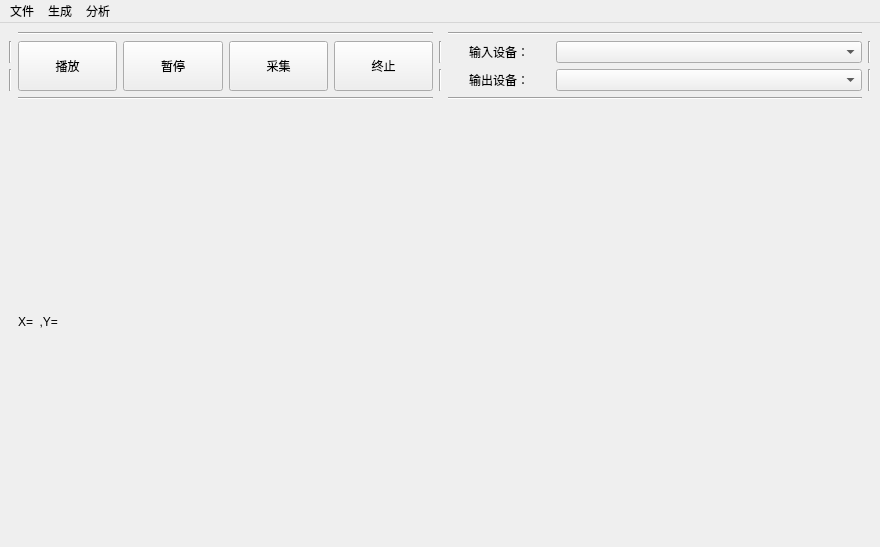
<?xml version="1.0" encoding="UTF-8"?>
<ui version="4.0">
 <class>MainWindow</class>
 <widget class="QMainWindow" name="MainWindow">
  <property name="geometry">
   <rect>
    <x>0</x>
    <y>0</y>
    <width>880</width>
    <height>547</height>
   </rect>
  </property>
  <property name="windowTitle">
   <string>声音信号处理软件</string>
  </property>
  <widget class="QWidget" name="centralwidget">
   <layout class="QGridLayout" name="gridLayout" rowstretch="0,0,0,0,0" columnstretch="0,0,0,0,0">
    <property name="sizeConstraint">
     <enum>QLayout::SetMinAndMaxSize</enum>
    </property>
    <property name="leftMargin">
     <number>9</number>
    </property>
    <item row="2" column="0">
     <widget class="Line" name="line_8">
      <property name="orientation">
       <enum>Qt::Vertical</enum>
      </property>
     </widget>
    </item>
    <item row="3" column="1">
     <widget class="Line" name="line_3">
      <property name="orientation">
       <enum>Qt::Horizontal</enum>
      </property>
     </widget>
    </item>
    <item row="2" column="4">
     <widget class="Line" name="line_11">
      <property name="orientation">
       <enum>Qt::Vertical</enum>
      </property>
     </widget>
    </item>
    <item row="1" column="1" rowspan="2">
     <layout class="QHBoxLayout" name="layout_button">
      <property name="sizeConstraint">
       <enum>QLayout::SetDefaultConstraint</enum>
      </property>
      <property name="bottomMargin">
       <number>0</number>
      </property>
      <item>
       <widget class="QPushButton" name="button_play">
        <property name="sizePolicy">
         <sizepolicy hsizetype="Expanding" vsizetype="Expanding">
          <horstretch>0</horstretch>
          <verstretch>0</verstretch>
         </sizepolicy>
        </property>
        <property name="text">
         <string>播放</string>
        </property>
       </widget>
      </item>
      <item>
       <widget class="QPushButton" name="button_stop">
        <property name="sizePolicy">
         <sizepolicy hsizetype="Expanding" vsizetype="Expanding">
          <horstretch>0</horstretch>
          <verstretch>0</verstretch>
         </sizepolicy>
        </property>
        <property name="text">
         <string>暂停</string>
        </property>
       </widget>
      </item>
      <item>
       <widget class="QPushButton" name="button_record">
        <property name="sizePolicy">
         <sizepolicy hsizetype="Expanding" vsizetype="Expanding">
          <horstretch>0</horstretch>
          <verstretch>0</verstretch>
         </sizepolicy>
        </property>
        <property name="text">
         <string>采集</string>
        </property>
       </widget>
      </item>
      <item>
       <widget class="QPushButton" name="button_end">
        <property name="sizePolicy">
         <sizepolicy hsizetype="Expanding" vsizetype="Expanding">
          <horstretch>0</horstretch>
          <verstretch>0</verstretch>
         </sizepolicy>
        </property>
        <property name="text">
         <string>终止</string>
        </property>
       </widget>
      </item>
     </layout>
    </item>
    <item row="2" column="3">
     <layout class="QHBoxLayout" name="layout_output_device" stretch="1,3">
      <item>
       <widget class="QLabel" name="output_label">
        <property name="sizePolicy">
         <sizepolicy hsizetype="Preferred" vsizetype="Preferred">
          <horstretch>0</horstretch>
          <verstretch>0</verstretch>
         </sizepolicy>
        </property>
        <property name="text">
         <string>输出设备：</string>
        </property>
        <property name="alignment">
         <set>Qt::AlignCenter</set>
        </property>
       </widget>
      </item>
      <item>
       <widget class="QComboBox" name="output_device"/>
      </item>
     </layout>
    </item>
    <item row="0" column="3">
     <widget class="Line" name="line">
      <property name="orientation">
       <enum>Qt::Horizontal</enum>
      </property>
     </widget>
    </item>
    <item row="0" column="1">
     <widget class="Line" name="line_2">
      <property name="orientation">
       <enum>Qt::Horizontal</enum>
      </property>
     </widget>
    </item>
    <item row="3" column="3">
     <widget class="Line" name="line_4">
      <property name="orientation">
       <enum>Qt::Horizontal</enum>
      </property>
     </widget>
    </item>
    <item row="1" column="4">
     <widget class="Line" name="line_10">
      <property name="orientation">
       <enum>Qt::Vertical</enum>
      </property>
     </widget>
    </item>
    <item row="1" column="2">
     <widget class="Line" name="line_5">
      <property name="orientation">
       <enum>Qt::Vertical</enum>
      </property>
     </widget>
    </item>
    <item row="1" column="3">
     <layout class="QHBoxLayout" name="layout_input_device" stretch="1,3">
      <item>
       <widget class="QLabel" name="input_label">
        <property name="sizePolicy">
         <sizepolicy hsizetype="Preferred" vsizetype="Preferred">
          <horstretch>0</horstretch>
          <verstretch>0</verstretch>
         </sizepolicy>
        </property>
        <property name="text">
         <string>输入设备：</string>
        </property>
        <property name="alignment">
         <set>Qt::AlignCenter</set>
        </property>
       </widget>
      </item>
      <item>
       <widget class="QComboBox" name="input_device">
        <property name="currentIndex">
         <number>-1</number>
        </property>
       </widget>
      </item>
     </layout>
    </item>
    <item row="1" column="0">
     <widget class="Line" name="line_7">
      <property name="orientation">
       <enum>Qt::Vertical</enum>
      </property>
     </widget>
    </item>
    <item row="2" column="2">
     <widget class="Line" name="line_6">
      <property name="orientation">
       <enum>Qt::Vertical</enum>
      </property>
     </widget>
    </item>
    <item row="4" column="1" colspan="3">
     <layout class="QVBoxLayout" name="layout_graph" stretch="6,6,0">
      <property name="sizeConstraint">
       <enum>QLayout::SetMinAndMaxSize</enum>
      </property>
      <item>
       <layout class="QVBoxLayout" name="graph_time"/>
      </item>
      <item>
       <layout class="QVBoxLayout" name="verticalLayout"/>
      </item>
      <item>
       <widget class="QLabel" name="locate">
        <property name="text">
         <string>X=  ,Y=  </string>
        </property>
       </widget>
      </item>
     </layout>
    </item>
   </layout>
  </widget>
  <widget class="QMenuBar" name="menubar">
   <property name="geometry">
    <rect>
     <x>0</x>
     <y>0</y>
     <width>880</width>
     <height>23</height>
    </rect>
   </property>
   <widget class="QMenu" name="menu_file">
    <property name="title">
     <string>文件</string>
    </property>
    <addaction name="action_new"/>
    <addaction name="action_open"/>
    <addaction name="action_save"/>
    <addaction name="action_close"/>
    <addaction name="action_exit"/>
   </widget>
   <widget class="QMenu" name="menu_generate">
    <property name="title">
     <string>生成</string>
    </property>
    <widget class="QMenu" name="menu_modify">
     <property name="title">
      <string>调制信号</string>
     </property>
     <addaction name="action_AM"/>
     <addaction name="action_FM"/>
    </widget>
    <widget class="QMenu" name="menu">
     <property name="title">
      <string>单频信号</string>
     </property>
     <addaction name="action_sinwave"/>
     <addaction name="action_squarewave"/>
     <addaction name="action_pulsewave"/>
    </widget>
    <addaction name="menu"/>
    <addaction name="menu_modify"/>
    <addaction name="action_sweep"/>
   </widget>
   <widget class="QMenu" name="menu_analyze">
    <property name="title">
     <string>分析</string>
    </property>
    <addaction name="action_freq"/>
   </widget>
   <addaction name="menu_file"/>
   <addaction name="menu_generate"/>
   <addaction name="menu_analyze"/>
  </widget>
  <action name="action_new">
   <property name="text">
    <string>新建</string>
   </property>
  </action>
  <action name="action_open">
   <property name="text">
    <string>打开</string>
   </property>
  </action>
  <action name="action_save">
   <property name="text">
    <string>保存</string>
   </property>
  </action>
  <action name="action_sweep">
   <property name="text">
    <string>扫频信号</string>
   </property>
  </action>
  <action name="action1_3">
   <property name="text">
    <string>1</string>
   </property>
  </action>
  <action name="action_close">
   <property name="text">
    <string>关闭</string>
   </property>
  </action>
  <action name="action_exit">
   <property name="text">
    <string>退出</string>
   </property>
  </action>
  <action name="action_AM">
   <property name="text">
    <string>AM</string>
   </property>
  </action>
  <action name="action_FM">
   <property name="text">
    <string>FM</string>
   </property>
  </action>
  <action name="actionxianx">
   <property name="text">
    <string>xianx</string>
   </property>
  </action>
  <action name="action_freq">
   <property name="text">
    <string>频域分析</string>
   </property>
  </action>
  <action name="action_sinwave">
   <property name="text">
    <string>正弦波</string>
   </property>
  </action>
  <action name="action_squarewave">
   <property name="text">
    <string>矩形波</string>
   </property>
  </action>
  <action name="action_pulsewave">
   <property name="text">
    <string>脉冲</string>
   </property>
  </action>
 </widget>
 <tabstops>
  <tabstop>button_play</tabstop>
  <tabstop>button_stop</tabstop>
  <tabstop>button_record</tabstop>
  <tabstop>button_end</tabstop>
  <tabstop>input_device</tabstop>
  <tabstop>output_device</tabstop>
 </tabstops>
 <resources/>
 <connections/>
</ui>
